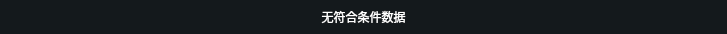
<?xml version="1.0" encoding="UTF-8"?>
<ui version="4.0">
 <class>RemindFrame</class>
 <widget class="QFrame" name="RemindFrame">
  <property name="geometry">
   <rect>
    <x>0</x>
    <y>0</y>
    <width>727</width>
    <height>34</height>
   </rect>
  </property>
  <property name="minimumSize">
   <size>
    <width>727</width>
    <height>34</height>
   </size>
  </property>
  <property name="maximumSize">
   <size>
    <width>727</width>
    <height>34</height>
   </size>
  </property>
  <property name="windowTitle">
   <string>Frame</string>
  </property>
  <property name="styleSheet">
   <string notr="true">background-color:#14191C;</string>
  </property>
  <property name="frameShape">
   <enum>QFrame::StyledPanel</enum>
  </property>
  <property name="frameShadow">
   <enum>QFrame::Raised</enum>
  </property>
  <widget class="QLabel" name="RemindLabel">
   <property name="geometry">
    <rect>
     <x>0</x>
     <y>0</y>
     <width>727</width>
     <height>34</height>
    </rect>
   </property>
   <property name="minimumSize">
    <size>
     <width>727</width>
     <height>34</height>
    </size>
   </property>
   <property name="maximumSize">
    <size>
     <width>727</width>
     <height>34</height>
    </size>
   </property>
   <property name="styleSheet">
    <string notr="true">font: 18px &quot;Microsoft YaHei&quot;;
color: rgb(255, 255, 255);</string>
   </property>
   <property name="text">
    <string>无符合条件数据</string>
   </property>
   <property name="alignment">
    <set>Qt::AlignCenter</set>
   </property>
  </widget>
 </widget>
 <resources/>
 <connections/>
</ui>
